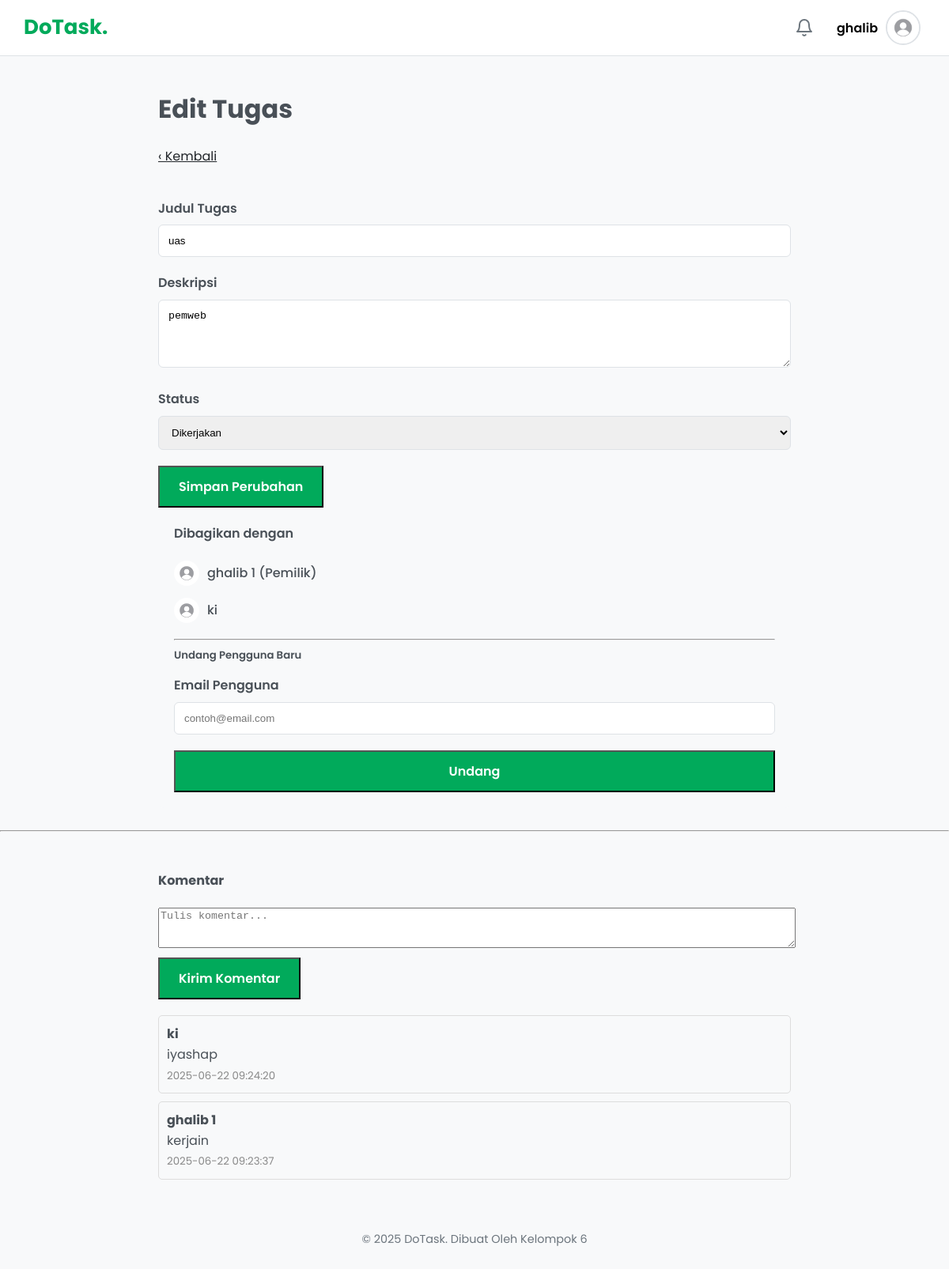
/edit_task.php?id=15 (signed in), run on the app's committed database.
### tables this page shows
CREATE TABLE `users` (
  `id` int(11) NOT NULL,
  `name` varchar(255) NOT NULL,
  `email` varchar(255) NOT NULL,
  `password` varchar(255) NOT NULL,
  `profile_picture` varchar(255) DEFAULT 'default.png',
  `role` enum('user','admin') NOT NULL DEFAULT 'user',
  `created_at` timestamp NOT NULL DEFAULT current_timestamp()
);

CREATE TABLE `tasks` (
  `id` int(11) NOT NULL,
  `title` varchar(255) NOT NULL,
  `description` text DEFAULT NULL,
  `status` enum('pending','in_progress','completed') NOT NULL DEFAULT 'pending',
  `due_date` datetime DEFAULT NULL,
  `creator_id` int(11) NOT NULL,
  `created_at` timestamp NOT NULL DEFAULT current_timestamp()
);

CREATE TABLE `comments` (
  `id` int(11) NOT NULL,
  `task_id` int(11) NOT NULL,
  `user_id` int(11) NOT NULL,
  `comment` text NOT NULL,
  `created_at` timestamp NOT NULL DEFAULT current_timestamp()
);

### edit_task.php (the view, shortened to what this page needs)
<?php
require 'config.php';
$task_id = $_GET['id'];
$query = "SELECT t.*, u.name as creator_name FROM tasks t JOIN users u ON t.creator_id = u.id WHERE t.id = $task_id";
$result = mysqli_query($conn, $query);
$task = mysqli_fetch_assoc($result);
$collaborators_query = "SELECT u.id, u.name, u.profile_picture FROM users u JOIN task_collaborators tc ON u.id = tc.user_id WHERE tc.task_id = $task_id";
$collaborators_result = mysqli_query($conn, $collaborators_query);
$owner_query = "SELECT id, name, profile_picture FROM users WHERE id = " . $task['creator_id'];
$owner_result = mysqli_query($conn, $owner_query);
$owner = mysqli_fetch_assoc($owner_result);
require 'templates/header.php';
?>
<div class="content-wrapper">
    <header class="content-header-main">
        <h1>Edit Tugas</h1>
        <a href="dashboard.php" class="btn-secondary" style="background-color: var(--light-bg); color: var(--dark-text);"> &lsaquo; Kembali</a>
    </header>
    <div class="edit-task-layout">
        <div class="main-edit-form">
            <form action="edit_task.php?id=<?php echo $task_id; ?>" method="POST">
                <div class="form-group">
                    <label for="title">Judul Tugas</label>
                    <input type="text" id="title" name="title" value="<?php echo htmlspecialchars($task['title']); ?>" required>
                </div>
                <div class="form-group">
                    <label for="description">Deskripsi</label>
                    <textarea id="description" name="description" rows="4"><?php echo htmlspecialchars($task['description']); ?></textarea>
                </div>
                <div class="form-group">
                    <label for="status">Status</label>
                    <select id="status" name="status">
                        <option value="in_progress" <?php if($task['status'] == 'in_progress') echo 'selected'; ?>>Dikerjakan</option>
                    </select>
                </div>
                <button type="submit" name="update_task" style="background-color:var(--primary-color); color:white;">Simpan Perubahan</button>
            </form>
        </div>
        <div class="collaborators-section">
            <h4>Dibagikan dengan</h4>
            <div class="collaborators-list">
                <div class="collaborator-item owner">
                    <img src="uploads/<?php echo htmlspecialchars($owner['profile_picture']); ?>" alt="Avatar">
                    <span><?php echo htmlspecialchars($owner['name']); ?> (Pemilik)</span>
                </div>
                <?php while ($collaborator = mysqli_fetch_assoc($collaborators_result)): ?>
                    <div class="collaborator-item">
                        <img src="uploads/<?php echo htmlspecialchars($collaborator['profile_picture']); ?>" alt="Avatar">
                        <span><?php echo htmlspecialchars($collaborator['name']); ?></span>
                    </div>
                <?php endwhile; ?>
            </div>
            <hr>
            <h5>Undang Pengguna Baru</h5>
            <form action="edit_task.php?id=<?php echo $task_id; ?>" method="POST" class="invite-form">
                <div class="form-group">
                    <label for="email">Email Pengguna</label>
                    <input type="email" name="invite_email" placeholder="contoh@email.com" required>
                </div>
                <button type="submit" name="invite_user" style="background-color:var(--primary-color); color:white;">Undang</button>
            </form>
        </div>
    </div>
    <hr>
    <div class="task-comments">
        <h4>Komentar</h4>
        <form action="edit_task.php?id=<?php echo $task_id; ?>" method="POST" style="margin-bottom: 20px;">
            <textarea name="comment" rows="3" style="width: 100%;" placeholder="Tulis komentar..." required></textarea><br>
            <button type="submit" name="submit_comment" style="margin-top: 5px; background-color: var(--primary-color); color: white;">Kirim Komentar</button>
        </form>
        <?php
        $comments_query = "SELECT c.comment, c.created_at, u.name FROM comments c
                           JOIN users u ON c.user_id = u.id
                           WHERE c.task_id = $task_id
                           ORDER BY c.created_at DESC";
        $comments_result = mysqli_query($conn, $comments_query);
        if (mysqli_num_rows($comments_result) == 0) {
            echo "<p>Belum ada komentar.</p>";
        } else {
            while ($comment = mysqli_fetch_assoc($comments_result)) {
                echo "<div style='border:1px solid #ddd; padding:10px; margin-bottom:10px; border-radius:5px;'>
                        <strong>" . htmlspecialchars($comment['name']) . "</strong><br>
                        " . nl2br(htmlspecialchars($comment['comment'])) . "<br>
                        <small style='color:#888;'>" . $comment['created_at'] . "</small>
                      </div>";
            }
        }
        ?>
    </div>
</div>
<?php require 'templates/footer.php'; ?>

### templates/header.php (shortened to what this page needs)
<?php
require_once __DIR__ . '/../config.php';
$user_profile_picture = 'default.png';
if (isset($_SESSION['user_id'])) {
    $user_id = $_SESSION['user_id'];
$pic_query = "SELECT profile_picture FROM users WHERE id = $user_id";
$pic_result = mysqli_query($conn, $pic_query);
if ($pic_row = mysqli_fetch_assoc($pic_result)) {
    $user_profile_picture = $pic_row['profile_picture'];
} else {
    $user_profile_picture = "default.png";
}
}
?>
<!DOCTYPE html>
<html lang="id">
<head>
    <link rel="stylesheet" href="assets/css/style.css">
</head>
<body>
    <header class="app-header">
        <div class="header-container">
            <div class="logotype">
                <p>DoTask.</a>
            </div>
            <?php if (isset($_SESSION['user_id'])): ?>
                <div class="header-right-actions">
                    <a href="notifications.php" class="header-action-btn" title="Notifikasi">
                        <i data-feather="bell"></i>
                    </a>
                    <div class="profile-menu">
                        <button class="profile-toggle" id="profile-toggle-btn">
                            <span><?php echo htmlspecialchars($_SESSION['user_name']); ?></span>
                            <img src="uploads/<?php echo htmlspecialchars($user_profile_picture); ?>" alt="Profil" class="profile-avatar">
                        </button>
                    </div>
                </div>
            <?php endif; ?>
        </div>
    </header>
    <div class="main-container">

### assets/css/style.css (style rules this page uses)
:root { --primary-color: #01aa5b; --primary-hover: #018d4a; --dark-text: #212529; --body-text: #495057; --light-text: #6c757d; --light-bg: #f8f9fa; --border-color: #dee2e6; --white-color: #FFFFFF; --shadow: 0 4px 15px rgba(0, 0, 0, 0.07); --success-color: #198754; --danger-color: #dc3545; }
body { font-family: 'Poppins', sans-serif; background-color: var(--light-bg); color: var(--body-text); line-height: 1.6; margin: 0; }
.app-header { background-color: var(--white-color); border-bottom: 1px solid var(--border-color); padding: 0 30px; position: sticky; top: 0; z-index: 1000; }
.header-container { display: flex; justify-content: space-between; align-items: center; height: 70px; }
.logotype p { font-size: 26px; font-weight: 700; color: var(--primary-color); text-decoration: none; }
.profile-menu { position: relative; }
.profile-toggle { display: flex; align-items: center; background: none; border: none; cursor: pointer; padding: 6px; border-radius: 30px; transition: background-color 0.2s; }
.profile-toggle span { font-weight: 600; margin-right: 10px; }
.profile-avatar { width: 40px; height: 40px; border-radius: 50%; object-fit: cover; border: 2px solid var(--border-color); }
button, .btn { font-family: 'Poppins', sans-serif; padding: 12px 24px; font-size: 16px; font-weight: 600; }
.form-group { margin-bottom: 20px; }
.form-group label { display: block; margin-bottom: 8px; font-weight: 600; }
.form-group input, .form-group textarea, .form-group select { width: 100%; padding: 12px; border: 1px solid var(--border-color); border-radius: 6px; box-sizing: border-box; transition: border-color 0.2s, box-shadow 0.2s; }
:root { --todoist-red: #db4c3f; --todoist-red-hover: #c94436; }
.content-header-main { max-width: 800px; margin: 0 auto; padding: 20px; }
.edit-task-layout { max-width: 800px; margin: 0 auto; padding: 20px; }
.main-edit-form { flex: 2; min-width: 350px; }
.collaborators-section { flex: 1; min-width: 250px; background-color: var(--light-bg); padding: 20px; border-radius: 8px; }
.collaborators-section h4 { margin-top: 0; font-weight: 600; }
.collaborators-section h5 { font-weight: 600; margin-top: 0; margin-bottom: 15px; }
.collaborators-list { display: flex; flex-direction: column; gap: 15px; margin-bottom: 20px; }
.collaborator-item { display: flex; align-items: center; gap: 10px; }
.collaborator-item img { width: 32px; height: 32px; border-radius: 50%; object-fit: cover; }
.collaborator-item span { font-weight: 500; }
.invite-form button { width: 100%; }
.header-right-actions { display: flex; align-items: center; gap: 15px; }
.header-action-btn { position: relative; color: var(--light-text); padding: 8px; border-radius: 50%; display: flex; align-items: center; justify-content: center; transition: background-color 0.2s, color 0.2s; }
.task-comments { max-width: 800px; margin: 0 auto; padding: 20px; }

### data on the page
users: profile_picture (placeholder picture)
tasks: title "uas", description "pemweb", status "Dikerjakan"
users: profile_picture (placeholder picture), name "ghalib 1"
users: profile_picture (placeholder picture), name "ki"
comments: user.name "ki", comment "iyashap", created_at "2025-06-22 09:24:20"
comments: user.name "ghalib 1", comment "kerjain", created_at "2025-06-22 09:23:37"

### other printed values
$_SESSION['user_name'] "ghalib"
